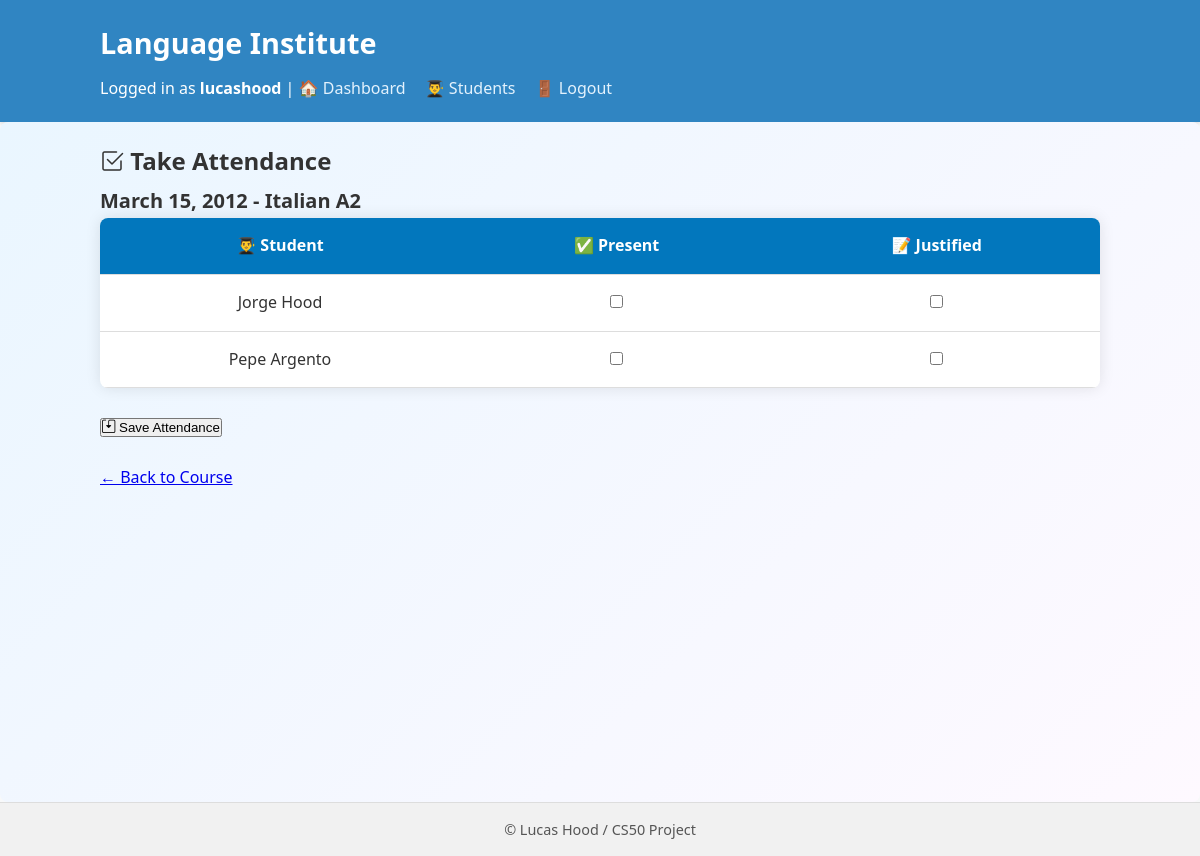
/session/12/attendance/ (signed in), run on the app's committed database.
### dashboard/models.py (models this page shows, shortened)
class ClassSession(models.Model):
    course = models.ForeignKey(Course, on_delete=models.CASCADE, related_name="sessions")
    date = models.DateField()
    topic = models.CharField(max_length=200, blank=True)
    note = models.TextField(blank=True)
    class Meta:
        unique_together = ('course', 'date')
        ordering = ['-date']

class Course(models.Model):
    name = models.CharField(max_length=100)
    description = models.TextField(blank=True)
    teacher = models.ForeignKey(Teacher, on_delete=models.CASCADE, related_name="courses")

class Student(models.Model):
    first_name = models.CharField(max_length=50)
    last_name = models.CharField(max_length=50)
    email = models.EmailField(unique=True)
    phone = models.CharField(max_length=20, blank=True)
    courses = models.ManyToManyField(Course, related_name="students")

### dashboard/views.py (the view, shortened to what this page needs)
# urls.py: path('session/<int:session_id>/attendance/', views.take_attendance, name='take_attendance'),
@login_required
def take_attendance(request, session_id):
    session = get_object_or_404(ClassSession, pk=session_id)
    students = session.course.students.all()
    return render(request, 'dashboard/student/take_attendance.html', {
        'session': session,
        'students': students
    })

### dashboard/templates/dashboard/student/take_attendance.html (shortened to what this page needs)
{% extends "dashboard/layout.html" %}
{% block main_class %}dashboard-background{% endblock %}
{% block content %}
<div class="container mt-5 d-flex justify-content-center">
  <div class="col-md-10 col-lg-8">
    <h2 class="mb-4 text-center text-primary">
      <i class="bi bi-check2-square me-2"></i>
      Take Attendance
      <br>
      <small class="text-dark">{{ session.date }} - {{ session.course.name }}</small>
    </h2>
    <form method="post" class="shadow-sm bg-white p-4 rounded border">
      <div class="table-responsive">
        <table class="table custom-table text-center align-middle">
          <thead>
            <tr>
              <th>👨‍🎓 Student</th>
              <th>✅ Present</th>
              <th>📝 Justified</th>
            </tr>
          </thead>
          <tbody>
  {% for student in students %}
  <tr>
    <td class="text-center">{{ student.first_name }} {{ student.last_name }}</td>
    <td class="text-center">
      <input type="checkbox" name="present_{{ student.id }}" class="form-check-input">
    </td>
    <td class="text-center">
      <input type="checkbox" name="justified_{{ student.id }}" class="form-check-input">
    </td>
  </tr>
  {% endfor %}
</tbody>
        </table>
      </div>
      <br>
      <div class="d-flex justify-content-end mt-4">
        <button type="submit" class="btn btn-success btn-lg">
          <i class="bi bi-save2 me-1"></i> Save Attendance
        </button>
      </div>
    </form>
    <br>
    <a href="{% url 'course_detail' session.course.id %}" class="btn btn-outline-secondary">
            ← Back to Course
            </a>
  </div>
</div>
{% endblock %}

### dashboard/templates/dashboard/layout.html (shortened to what this page needs)
<!DOCTYPE html>
<html lang="en">
<head>
    <link href="https://cdn.jsdelivr.net/npm/bootstrap-icons@1.10.5/font/bootstrap-icons.css" rel="stylesheet">
</head>
<body>
    <header>
        <div class="container">
            <h2>Language Institute</h2>
            {% if user.is_authenticated %}
                <nav>
                    Logged in as <strong>{{ user.username }}</strong> |
                    <a href="{% url 'teacher_dashboard' %}">🏠 Dashboard</a>
                    <a href="{% url 'students_list' %}">👨‍🎓 Students</a>
                    <a href="{% url 'logout_teacher' %}">🚪 Logout</a>
                </nav>
            {% endif %}
        </div>
    </header>
    <main class="{% block main_class %}{% endblock %}" style="padding: 20px;">
        {% block content %}
        {% endblock %}
    </main>
    <footer>
        <p>&copy; {{ now|date:"Y" }} Lucas Hood / CS50 Project</p>
    </footer>
</body>
</html>

### dashboard/templates/dashboard/layout.html (style rules this page uses)
* { box-sizing: border-box; margin: 0; padding: 0; }
body { font-family: "Segoe UI", Tahoma, Geneva, Verdana, sans-serif; background: #f8f9fa; color: #333; line-height: 1.6; min-height: 100vh; display: flex; flex-direction: column; }
header { background-color: #3085c2; color: white; padding: 20px; box-shadow: 0 2px 4px rgba(0,0,0,0.1); }
header h2 { font-size: 1.8rem; }
header nav { margin-top: 10px; }
header a { color: #e3f2fd; margin-right: 15px; text-decoration: none; font-weight: 500; }
main { flex: 1; padding: 30px 10%; }
footer { background-color: #f1f1f1; color: #555; text-align: center; padding: 15px; font-size: 0.9rem; border-top: 1px solid #ddd; }
.container { max-width: 1000px; margin: 0 auto; }

### dashboard/templates/dashboard/student/take_attendance.html (style rules this page uses)
.dashboard-background { background: linear-gradient(135deg, #eaf6ff, #fef9ff); padding: 40px; border-radius: 8px; min-height: calc(100vh - 120px); }
.custom-table { width: 100%; border-collapse: collapse; box-shadow: 0 0 15px rgba(0, 0, 0, 0.1); background-color: #fff; border-radius: 8px; overflow: hidden; }
.custom-table thead { background-color: #0277bd; color: white; }
.custom-table th, .custom-table td { padding: 15px; border-bottom: 1px solid #ddd; }
table.custom-table td, table.custom-table th { vertical-align: middle !important; text-align: center !important; }

### data on the page
ClassSession: date "March 15, 2012", course.name "Italian A2"
Student: first_name "Jorge", last_name "Hood"
Student: first_name "Pepe", last_name "Argento"

### other printed values
{{ user.username }} "lucashood"
